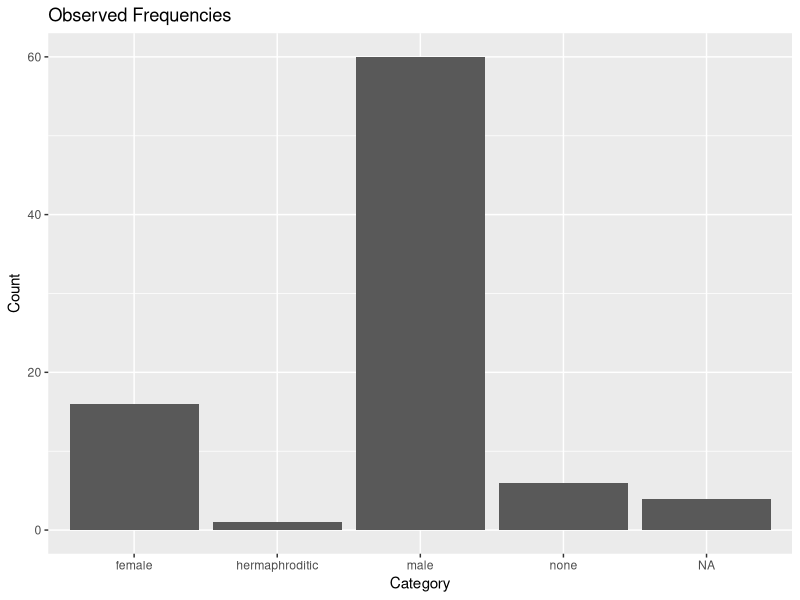

The R script that drew this image:

library(dplyr)
library(ggplot2)

#The Chi-Square test will be used to determine if there is an association 
#between the count of characters and frequencies of gender.

#Null Hypothesis- There is no proportion of difference in gender within the 
#sample for starwars.

#Alternative Hypothesis- There is a proportion of difference in gender within
#the starwars sample

data("starwars")

table(starwars$sex)

chisq.test(table(starwars$sex))$expected

chisq.test(table(starwars$sex))

ggplot(starwars, aes(x = sex)) +
  geom_bar() +
  labs(title = "Observed Frequencies", x = "Category", y = "Count")

#The Chi-Square test showed us that there is a significant p-value of 2.2e-16.
#This means that the amount of genders in the Star Wars universe is
#significantly different and not equal at all. 
#This reinforces our Alternative Hypothesis.
